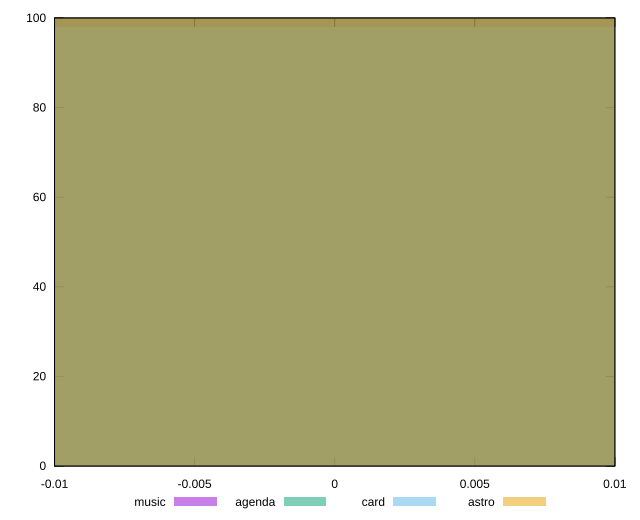

Source code (gnuplot):
reset

$music <<EOF
0 100
EOF

$agenda <<EOF
0 100
EOF

$card <<EOF
0 98
EOF

$astro <<EOF
0 100
EOF

set key outside below
set boxwidth 0.1
set xrange [-0.01:0.01]
set yrange [0:100]
set trange [0:100]
set style fill transparent solid 0.5 noborder
set terminal svg size 640, 520 enhanced background rgb 'white'
set output "report/report_00029_2021-02-24T13-36-40.390Z/unminified-css/comparison/histogram/all_raw.svg"

plot $music title "music" with boxes, \
     $agenda title "agenda" with boxes, \
     $card title "card" with boxes, \
     $astro title "astro" with boxes

reset
